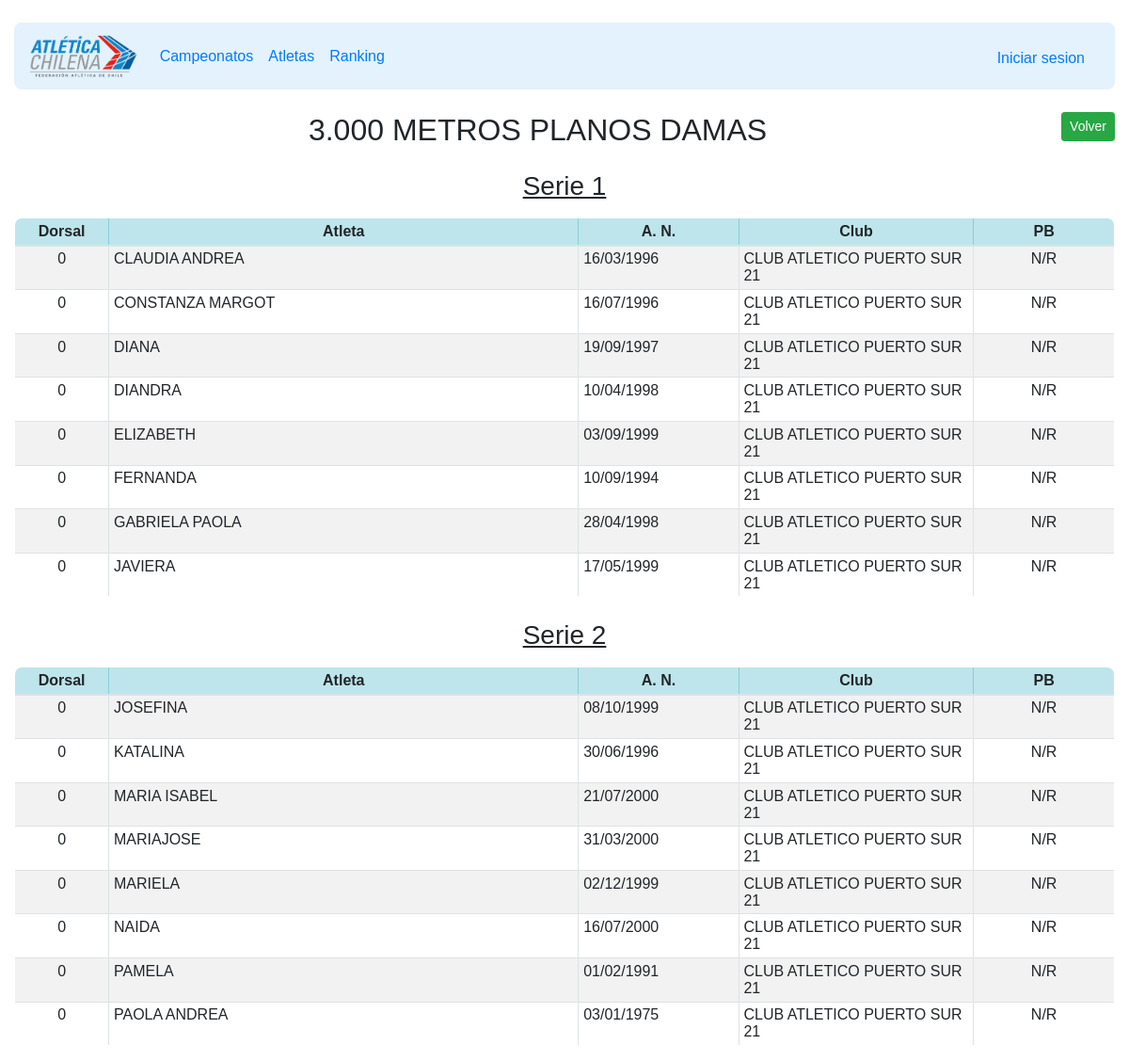
The app's page /competition/starlist/2133 with its own data.
### apps/competition/models.py (models this page shows, shortened)
class Competitions(models.Model):
    eventId = models.ForeignKey(Events,null=False,blank=False,on_delete=models.CASCADE)
    stageId = models.ForeignKey(Stages,null=False,blank=False,on_delete=models.CASCADE)
    round = models.IntegerField(choices=ROUND_CHOICES,null=False,blank=False,default=0)
    hour = models.TimeField(null=False,blank=False,default='08:00:00')
    category = models.IntegerField(null=False,blank=False,default=0)
    gender = models.IntegerField(choices=GENDER_CHOICES,null=False,blank=False,default=0)
    combinated= models.IntegerField(choices=COMBINATED_CHOICES,null=False,blank=False,default=0)
    series = models.BooleanField(null=False,blank=False,default=False)
    observation = models.CharField(max_length=200,null=True,blank=True,default='S/C')
    status = models.IntegerField(choices=STATUS_CHOICES,null=False,blank=False,default=1)
    def name(self):
        return "%s %s"%(self.eventId.name(),self.get_gender())
    def get_CID(self):
        return self.stageId.championshipId.id
    def get_gender(self):
        return GENDER_CHOICES[self.gender][1]
    def get_type(self):
        return self.eventId.eventType

class Events(models.Model):
    eventName = models.CharField(max_length=200,null=False,blank=False,default='Evento')
    eventType = models.IntegerField(choices=EVENT_TYPE_CHOICES,null=False,blank=False,default=0)
    status = models.IntegerField(choices=STATUS_CHOICES,null=False,blank=False,default=1)
    def name(self):
        return self.eventName

class AbstractHeats(models.Model):
    competitionId = models.ForeignKey(Competitions,related_name="%(class)s",null=False,blank=False,on_delete=models.CASCADE)
    numberHeat = models.IntegerField(null=False,blank=False,default=0)
    observation = models.CharField(max_length=200,default='S/0')
    status = models.IntegerField(choices=STATUS_CHOICES,null=False,blank=False,default=1)
    class Meta:
        abstract=True

class MidHeats(AbstractHeats):
    def serie(self):
        return "Serie %s"%(self.numberHeat)

class AbstractAssignments(models.Model):
    athleteId = models.ForeignKey(Athletes,related_name="%(class)s",null=False,blank=False,on_delete=models.CASCADE)
    personalBest = models.CharField(max_length=200,default='N/R')
    result = models.CharField(max_length=200, default='.')
    place = models.IntegerField(default=99)
    strAthle = models.CharField(max_length=200,null=False,blank=False,default="PIVOTE")
    strClub = models.CharField(max_length=200,null=False,blank=False,default="PIVOTE")
    status = models.IntegerField(choices=STATUS_CHOICES,null=False,blank=False,default=1)
    class Meta:
        abstract=True

class MidAssignments(AbstractAssignments):
    heatId = models.ForeignKey(MidHeats,related_name='asigned',null=False,blank=False,on_delete=models.CASCADE)
    competitionNumber = models.IntegerField(null=False,blank=False,default=0)

### apps/athlete/models.py (models this page shows, shortened)
class Athletes(models.Model):
    clubId = models.ForeignKey(Clubs,null=False,blank=False,on_delete=models.CASCADE)
    firstName = models.CharField(max_length=200, default='FIRSTNAME')
    secondName = models.CharField(max_length=200,default='SECONNAME')
    surname =  models.CharField(max_length=200,default='SURNAME')
    secondSurname = models.CharField(max_length=200,default='sSURNAME')
    rut = models.CharField(max_length=200,default='RUT')
    gender = models.IntegerField(choices=GENDER_CHOICES,null=False,blank=False,default=0)
    birthdate = models.DateField(default='2021-07-25')
    age = models.IntegerField(default=0)
    categoria = models.IntegerField(choices=CATEGORY_CHOICES, default=0)
    gender = models.IntegerField(choices=GENDER_CHOICES,default=0)
    size = models.CharField(max_length=4, null=False,blank=False,default='.')
    height = models.CharField(max_length=4,null=False,blank=False,default='.')
    cellphone = models.CharField(max_length=9,null=False,blank=False,default='.')
    email = models.CharField(max_length=30,null=False,blank=False,default='.')
    coach = models.CharField(max_length=10,null=False,blank=False,default='.')
    region = models.CharField(max_length=10,null=False,blank=False,default='.')
    status = models.IntegerField(choices=STATUS_CHOICES,null=False,blank=False,default=1)
    created_at = models.DateTimeField(auto_now=True,null=False,blank=False)
    updated_at = models.DateTimeField(auto_now=True,null=False,blank=False)
    def name(self):
        return self.firstName

### apps/member/models.py (models this page shows)
class Clubs(models.Model):
    clubName = models.CharField(max_length=200,null=False,blank=False,default='CLUB')
    def __str__(self):
        return "%s %s"%(self.clubName,self.id)

### apps/competition/views.py (the view)
# urls.py: path('starlist/<int:comptID>',startlistView,name='startlistView'),
def startlistView(request,comptID):
    if Qlog_user(request.user):
        return internalSV(request,comptID)
    else:
        return externalSV(request,comptID)

### apps/competition/models.py (called while the page is built)
    @staticmethod
    def get_competition(cID):
        try:
            competition_list = Competitions.objects.get(id=cID)
            return competition_list
        except Exception as e:
            print("error en get_competition",e)

    @staticmethod
    def get_heats(cID,htype):
        heats = {1:SpeedHeats,2:MidHeats,3:JumpHeats,4:JumpHeats,5:ThrowHeats,}
        try:
            heat_class = heats[htype]
            heats_list = list(heat_class.objects.filter(competitionId=cID))
            total_data = []
            for data in heats_list:
                total = data.asigned.all().order_by('place')
                aux_dict = {'heat':data,'assign':list(total)}
                total_data.append(aux_dict)
            return total_data
        except Exception as e:
            print("error buscando los heats",e)

### apps/competition/views.py (called while the page is built)
def externalSV(request,comptID):
    templates = {1:'External/competitions/eStartlistSP.html',2:'External/competitions/eStartlistMD.html',
                3:'External/competitions/eStartlistJP.html',4:'External/competitions/eStartlistPV.html',5:'External/competitions/eStartlistTW.html'}
    competition = CF.get_competition(comptID)
    cID = competition.get_CID()
    ctype = competition.get_type()
    heats = CF.get_heats(comptID,ctype)
    if request.method == 'POST':
        pass
    elif request.method == 'GET':
        pass
    return render(request,templates[ctype],{'cID':cID,'id':comptID,'competition':competition,'heats_data':heats})

### base/utils.py (called while the page is built)
def Qlog_user(user):
    if user == AnonymousUser():
        return False
    else:
        return True

### templates/External/competitions/eStartlistMD.html
{% extends 'External/competitions/eStartlist.html' %}
{% block tables %}
    {% if heats_data %}
        {% for heat in heats_data %}
            <h3 class="text-center mt-4 mb-3"><u>{{heat.heat.serie}}</u></h4>
                <table class="table table-sm table-striped table-bordered taborder" >
                <thead class="table-info">
                    <tr>
                        <th class="text-center" style="width: 3%;">Dorsal</th>
                        <th class="text-center" style="width: 20%;">Atleta</th>
                        <th class="text-center" style="width: 6%;">A. N.</th>
                        <th class="text-center" style="width: 10%;">Club</th>
                        <th class="text-center" style="width: 6%;">PB</th>
                    </tr>
                </thead>
                <tbody>
                    {% for atle in heat.assign %}
                    <tr>
                        <td class="text-center">0</td>
                        {% if atle.strAthle == 'PIVOTE' %}
                            <td>{{atle.athleteId.name}}</td>
                            <td>{{atle.athleteId.birthdate |date:"d/m/Y"}}</td>
                            <td>{{atle.athleteId.clubId}}</td>
                        {% else %}
                            <td >{{atle.strAthle}}</td>
                            <td >--/--/----</td>
                            <td >{{atle.strClub}}</td>
                        {% endif %}
                        <td class="text-center">{{atle.personalBest}}</td>
                    </tr>
                    {% endfor %}
                </tbody>
            </table>
        {% endfor %}
    {% else %}
        <h3 class="text-center">No hay series registradas hasta el momento.</h3>
    {% endif %}
{% endblock %}

### templates/External/competitions/eStartlist.html (shortened to what this page needs)
{% extends 'External/eBase.html' %}
{% block content %}
    <div class="container-fluid mt-4">
        {% if competition %}
            <a type="button" class="btn btn-sm btn-success float-right" href="{% url 'reviewChampionship' cID %}">Volver</a>
            <h2 class="text-center">{{competition.name}}</h2>
            {% block tables %}
            {% endblock %}
        {% else %}
            <h1 class="text-center">Error</h1>
        {% endif %}
    </div>
{% endblock %}

### static/css/customs.css (style rules this page uses)
.taborder { border-collapse: collapse; border-radius: 0.5em; overflow: hidden; width: 100%; }

### templates/External/eBase.html (style rules this page uses)
body { font-family: 'Helvetica'; }

### records on screen
Competitions: name "3.000 METROS PLANOS DAMAS"
MidHeats: heat.serie "Serie 1"
MidAssignments: athleteId.name "CLAUDIA ANDREA", athleteId.birthdate "16/03/1996", athleteId.clubId "CLUB ATLETICO PUERTO SUR 21", personalBest "N/R"
MidAssignments: athleteId.name "CONSTANZA MARGOT", athleteId.birthdate "16/07/1996", athleteId.clubId "CLUB ATLETICO PUERTO SUR 21", personalBest "N/R"
MidAssignments: athleteId.name "DIANA", athleteId.birthdate "19/09/1997", athleteId.clubId "CLUB ATLETICO PUERTO SUR 21", personalBest "N/R"
MidAssignments: athleteId.name "DIANDRA", athleteId.birthdate "10/04/1998", athleteId.clubId "CLUB ATLETICO PUERTO SUR 21", personalBest "N/R"
MidAssignments: athleteId.name "ELIZABETH", athleteId.birthdate "03/09/1999", athleteId.clubId "CLUB ATLETICO PUERTO SUR 21", personalBest "N/R"
MidAssignments: athleteId.name "FERNANDA", athleteId.birthdate "10/09/1994", athleteId.clubId "CLUB ATLETICO PUERTO SUR 21", personalBest "N/R"
MidAssignments: athleteId.name "GABRIELA PAOLA", athleteId.birthdate "28/04/1998", athleteId.clubId "CLUB ATLETICO PUERTO SUR 21", personalBest "N/R"
MidAssignments: athleteId.name "JAVIERA", athleteId.birthdate "17/05/1999", athleteId.clubId "CLUB ATLETICO PUERTO SUR 21", personalBest "N/R"
MidHeats: heat.serie "Serie 2"
MidAssignments: athleteId.name "JOSEFINA", athleteId.birthdate "08/10/1999", athleteId.clubId "CLUB ATLETICO PUERTO SUR 21", personalBest "N/R"
MidAssignments: athleteId.name "KATALINA", athleteId.birthdate "30/06/1996", athleteId.clubId "CLUB ATLETICO PUERTO SUR 21", personalBest "N/R"
MidAssignments: athleteId.name "MARIA ISABEL", athleteId.birthdate "21/07/2000", athleteId.clubId "CLUB ATLETICO PUERTO SUR 21", personalBest "N/R"
MidAssignments: athleteId.name "MARIAJOSE", athleteId.birthdate "31/03/2000", athleteId.clubId "CLUB ATLETICO PUERTO SUR 21", personalBest "N/R"
MidAssignments: athleteId.name "MARIELA", athleteId.birthdate "02/12/1999", athleteId.clubId "CLUB ATLETICO PUERTO SUR 21", personalBest "N/R"
MidAssignments: athleteId.name "NAIDA", athleteId.birthdate "16/07/2000", athleteId.clubId "CLUB ATLETICO PUERTO SUR 21", personalBest "N/R"
MidAssignments: athleteId.name "PAMELA", athleteId.birthdate "01/02/1991", athleteId.clubId "CLUB ATLETICO PUERTO SUR 21", personalBest "N/R"
MidAssignments: athleteId.name "PAOLA ANDREA", athleteId.birthdate "03/01/1975", athleteId.clubId "CLUB ATLETICO PUERTO SUR 21", personalBest "N/R"
